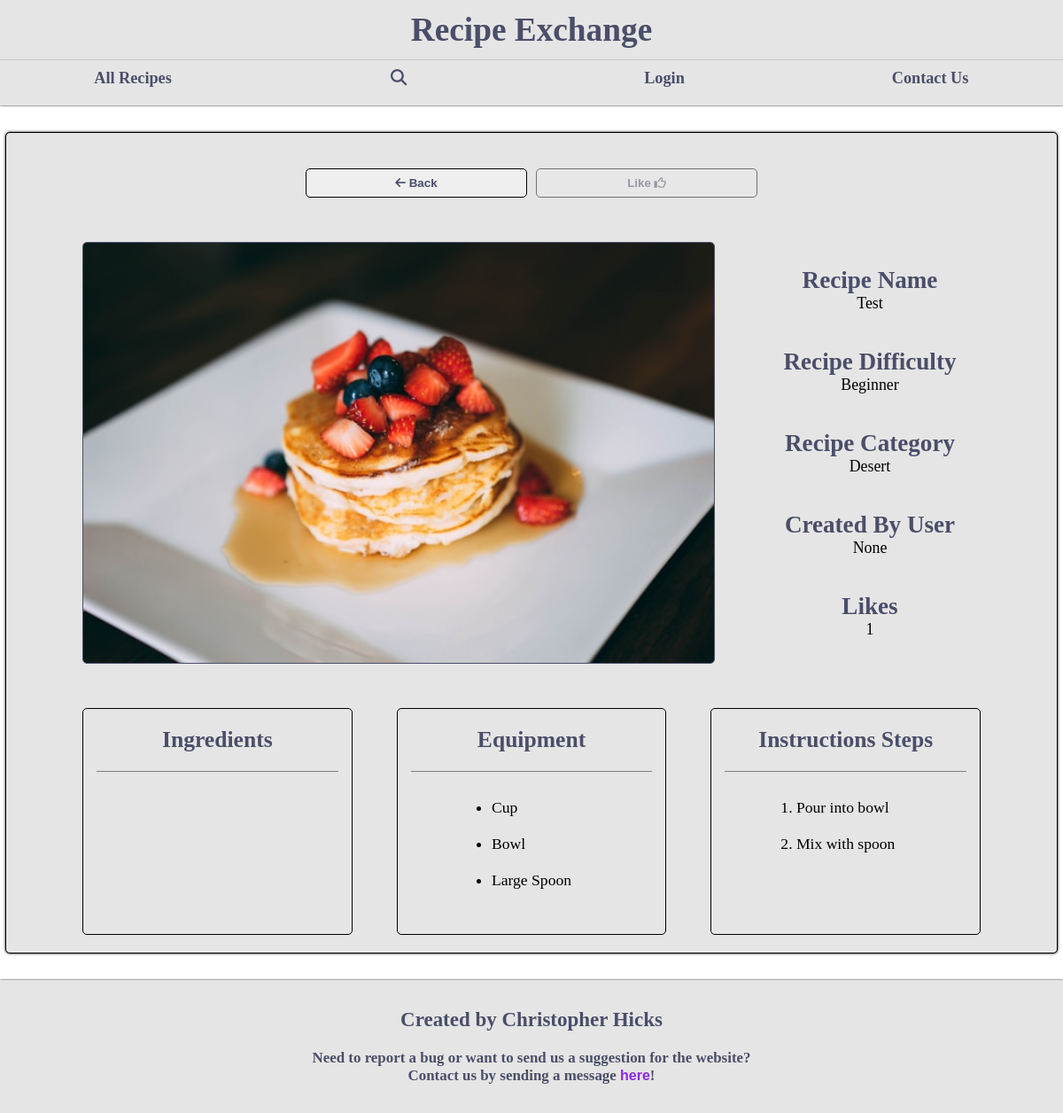
Screenshot of /view-recipe/1/ with the database file from the repository.
### recipe_share/models.py (models this page shows, shortened)
class UserRecipe(models.Model):
    difficulty_options = [
        ('Beginner', 'Beginner'),
        ('Intermediate', 'Intermediate'),
        ('Advanced', 'Advanced'),
    ]
    recipe_name = models.CharField(max_length=75, help_text='Please give your recipe a good name | Max Characters 75')
    recipe_category = models.ForeignKey(RecipeCategory, on_delete=models.SET_NULL, null=True, help_text='Please choose category for your recipe')
    recipe_picture = models.ImageField(upload_to='recipe-images/', default='', null=True, blank=True, help_text="Please take a good picture of recipes final product and include it here")
    recipe_difficulty = models.CharField(max_length=13, choices=difficulty_options, help_text="Please choose difficulty that matches your recipe the best")
    instructions = models.TextField(validators=[MaxLengthValidator(3000)], help_text="Please carefully explain instructions for your recipe | Please use to enter to go down a line to between each step | Max Characters 3000")
    recipe_ingredients = models.TextField(validators=[MaxLengthValidator(1000)], help_text="Please include all ingredients for this recipe | Please use to enter to go down a line to between each step | Max Characters 1000")
    required_equipment = models.TextField(validators=[MaxLengthValidator(1000)], help_text="Please include all equipment needed for this recipe | Please use enter to go down a line between in each piece of equipment | Max Characters 1000")
    created_at = models.DateField(auto_now_add=True, editable=False, null=True)
    created_by = models.ForeignKey(User, on_delete=models.CASCADE, related_name='recipes', editable=False, null=True)
    likes = models.ManyToManyField(User, related_name='liked_posts', blank=True)
    def total_likes(self):
            return self.likes.count()

class RecipeCategory(models.Model):
    name = models.CharField(max_length=50)
    image = models.ImageField(upload_to='category-images/', default='', null=True, blank=True)
    class Meta:
        verbose_name_plural = "Recipe categories"
    def __str__(self):
        return self.name

### recipe_share/views.py (the view)
# urls.py: path('view-recipe/<int:recipe_id>/', views.view_recipe, name="view-recipe"),
def view_recipe(request, recipe_id):
    from_search = request.GET.get('from') == 'search'
    user = request.user
    recipe = get_object_or_404(UserRecipe, id=recipe_id)
    return render(request, 'view-recipe.html', {'recipe': recipe, 'user': user, 'from_search': from_search})

### recipe_share/templates/view-recipe.html (shortened to what this page needs)
{% extends "base.html" %}
{% load static %}
{% block content %}
<head id='view-recipe-head'>
    <link rel="stylesheet" href="{% static 'css/view-recipe.css' %}">
</head>
<section id="recipe-container">
    <div id="recipe-button-box">
        {% if from_search %}
        <a href="{{ request.GET.next|default:'/' }}?search={{ request.GET.search }}&category={{ request.GET.category }}&page={{ request.GET.page }}"><button type ="button"><i class="fa-solid fa-arrow-left"></i> Back To Results</button></a>
        {% else %}
            <a href="{{ request.GET.next|default:'/' }}"><button type ="button"><i class="fa-solid fa-arrow-left"></i> Back</button></a>
        {% endif %}
        {% if user.is_authenticated %}
            <button type="button" id="like-btn" data-recipe-id="{{recipe.id}}">
                {% if user in recipe.likes.all %}
                    Liked <i class="fa-solid fa-thumbs-up"></i>
                {% else %}
                    Like <i class="fa-regular fa-thumbs-up"></i>
                {% endif %}
            </button>
        {% else %}
            <button type="button" id="like-btn" class="disabled" data-recipe-id="{{recipe.id}}" disabled>
                Like <i class="fa-regular fa-thumbs-up"></i>
            </button>
        {% endif %}
    </div>
    <div id="recipe-info-header-container">
        {% if recipe.recipe_picture %}
        <img class="recipe-image" src="{{ recipe.recipe_picture.url }}" alt="Image for {{recipe.recipe_name}} recipe">
        {% else %}
        <img class="recipe-image"src="{% static 'images/image-placeholder.png' %}" alt="Image filler for recipe named {{recipe.recipe_name}}">
        {% endif %}
        <div id="recipe-info-header">
            <p><span class="header-text">Recipe Name</span><br>{{recipe.recipe_name}}</p>
            <p><span class="header-text">Recipe Difficulty</span><br>{{recipe.recipe_difficulty}}</p>
            <p><span class="header-text">Recipe Category</span><br>{{recipe.recipe_category}}</p>
            <p><span class="header-text">Created By User</span><br>{{recipe.created_by}}</p>
            <p><span class="header-text">Likes</span><br><span id="like-count">{{recipe.total_likes}}</span></p>
        </div>
    </div>
    <div id="recipe-instructions-container">
       <div class="recipe-instructions">
        <p>Ingredients</p>
       </div>
        <div class="recipe-instructions">
            <p>Equipment</p>
            <ul>
                {% for line in recipe.required_equipment.splitlines %}
                    {% if line %}
                        <li>{{ line }}</li>
                    {% endif %}
                {% endfor %}
            </ul>
        </div>
        <div class="recipe-instructions">
            <p>Instructions Steps</p>
            <ol>
                {% for line in recipe.instructions.splitlines %}
                    {% if line %}
                        <li>{{ line }}</li>
                    {% endif %}
                {% endfor %}
            </ol>
        </div>
    </div>
</section>
{% endblock content %}

### static/css/base.css (style rules this page uses)
* { margin: 0; padding: 0; box-sizing: border-box; }
body { display: grid; grid-template-rows: auto auto auto; }

### static/css/view-recipe.css (style rules this page uses)
#recipe-container { display: flex; flex-direction: column; justify-content: center; align-items: center; gap: 50px; width: 90%; }
#recipe-button-box { display: flex; gap: 10px; flex-wrap: wrap-reverse; justify-content: center; margin-top: 20px; }
#recipe-button-box a { flex: 1; min-width: 250px; max-width: 250px; }
#recipe-info-header-container { display: flex; justify-content: space-between; align-items: center; width: 95%; flex-wrap: wrap; gap: 50px; }
#recipe-info-header { display: flex; flex-direction: column; justify-content: center; align-items: center; gap: 40px; flex: 1 0 0; min-width: 250px; }
#recipe-info-header p { text-align: center; font-size: clamp(0.8rem, 0.695rem + 0.561vw, 1.2rem); max-width: 100%; }
.header-text { font-weight: bolder; font-size: clamp(1.3rem, 1.168rem + 0.702vw, 1.8rem); color: #4a4e69; }
.recipe-image { flex: 1 1 550px; aspect-ratio: 3 / 2; min-width: 50%; width: 50%; border: 1px solid #4a4e69; border-radius: 5px; object-fit: cover; object-position: center; }
#recipe-instructions-container { display: flex; justify-content: center; align-items: top; text-align: center; gap: 50px; width: 95%; flex-wrap: wrap; }
.recipe-instructions { flex: 1; border: 1px solid black; border-radius: 5px; padding-bottom: 20px; display: flex; flex-direction: column; align-items: center; min-width: 250px; }
.recipe-instructions p { width: 90%; font-size: 1.6rem; padding: 20px 0; font-weight: bold; color: #4a4e69; border-bottom: 1px solid grey; }
.recipe-instructions ol { padding: 20px 0; font-size: 1.1rem; display: flex; flex-direction: column; justify-content: center; align-items: flex-start; max-width: 80%; }
.recipe-instructions ul { padding: 20px 0; font-size: 1.1rem; display: flex; flex-direction: column; justify-content: center; align-items: flex-start; max-width: 80%; }
.recipe-instructions li { max-width: 100%; padding: 10px 0; text-align: left !important; }

### rows the page displays
UserRecipe: recipe_picture (picture), recipe_name "Test", recipe_difficulty "Beginner", recipe_category "Desert", created_by "None", total_likes "1"

### other values shown
{{ line }} "Cup" "Bowl" "Large Spoon"
{{ line }} "Pour into bowl" "Mix with spoon"
